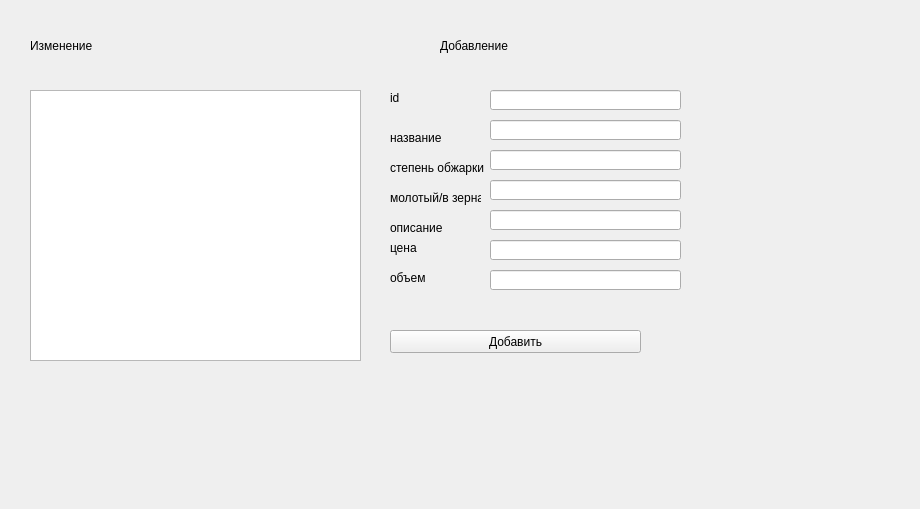
<?xml version="1.0" encoding="UTF-8"?>
<ui version="4.0">
 <class>Form</class>
 <widget class="QWidget" name="Form">
  <property name="geometry">
   <rect>
    <x>0</x>
    <y>0</y>
    <width>920</width>
    <height>509</height>
   </rect>
  </property>
  <property name="windowTitle">
   <string>Form</string>
  </property>
  <widget class="QTableWidget" name="tableWidget">
   <property name="geometry">
    <rect>
     <x>30</x>
     <y>90</y>
     <width>331</width>
     <height>271</height>
    </rect>
   </property>
  </widget>
  <widget class="QLineEdit" name="lineEdit">
   <property name="geometry">
    <rect>
     <x>490</x>
     <y>90</y>
     <width>191</width>
     <height>20</height>
    </rect>
   </property>
  </widget>
  <widget class="QLineEdit" name="lineEdit_2">
   <property name="geometry">
    <rect>
     <x>490</x>
     <y>120</y>
     <width>191</width>
     <height>20</height>
    </rect>
   </property>
  </widget>
  <widget class="QLineEdit" name="lineEdit_3">
   <property name="geometry">
    <rect>
     <x>490</x>
     <y>150</y>
     <width>191</width>
     <height>20</height>
    </rect>
   </property>
  </widget>
  <widget class="QLineEdit" name="lineEdit_4">
   <property name="geometry">
    <rect>
     <x>490</x>
     <y>180</y>
     <width>191</width>
     <height>20</height>
    </rect>
   </property>
  </widget>
  <widget class="QLineEdit" name="lineEdit_5">
   <property name="geometry">
    <rect>
     <x>490</x>
     <y>210</y>
     <width>191</width>
     <height>20</height>
    </rect>
   </property>
  </widget>
  <widget class="QLineEdit" name="lineEdit_6">
   <property name="geometry">
    <rect>
     <x>490</x>
     <y>240</y>
     <width>191</width>
     <height>20</height>
    </rect>
   </property>
  </widget>
  <widget class="QLineEdit" name="lineEdit_7">
   <property name="geometry">
    <rect>
     <x>490</x>
     <y>270</y>
     <width>191</width>
     <height>20</height>
    </rect>
   </property>
  </widget>
  <widget class="QLabel" name="label">
   <property name="geometry">
    <rect>
     <x>30</x>
     <y>20</y>
     <width>321</width>
     <height>51</height>
    </rect>
   </property>
   <property name="text">
    <string>Изменение</string>
   </property>
  </widget>
  <widget class="QLabel" name="label_2">
   <property name="geometry">
    <rect>
     <x>440</x>
     <y>20</y>
     <width>321</width>
     <height>51</height>
    </rect>
   </property>
   <property name="text">
    <string>Добавление</string>
   </property>
  </widget>
  <widget class="QLabel" name="label_3">
   <property name="geometry">
    <rect>
     <x>390</x>
     <y>90</y>
     <width>91</width>
     <height>16</height>
    </rect>
   </property>
   <property name="text">
    <string>id</string>
   </property>
  </widget>
  <widget class="QLabel" name="label_4">
   <property name="geometry">
    <rect>
     <x>390</x>
     <y>130</y>
     <width>101</width>
     <height>16</height>
    </rect>
   </property>
   <property name="text">
    <string>название</string>
   </property>
  </widget>
  <widget class="QLabel" name="label_5">
   <property name="geometry">
    <rect>
     <x>390</x>
     <y>160</y>
     <width>101</width>
     <height>16</height>
    </rect>
   </property>
   <property name="text">
    <string>степень обжарки</string>
   </property>
  </widget>
  <widget class="QLabel" name="label_6">
   <property name="geometry">
    <rect>
     <x>390</x>
     <y>190</y>
     <width>91</width>
     <height>16</height>
    </rect>
   </property>
   <property name="text">
    <string>молотый/в зернах</string>
   </property>
  </widget>
  <widget class="QLabel" name="label_7">
   <property name="geometry">
    <rect>
     <x>390</x>
     <y>220</y>
     <width>91</width>
     <height>16</height>
    </rect>
   </property>
   <property name="text">
    <string>описание</string>
   </property>
  </widget>
  <widget class="QLabel" name="label_8">
   <property name="geometry">
    <rect>
     <x>390</x>
     <y>240</y>
     <width>91</width>
     <height>16</height>
    </rect>
   </property>
   <property name="text">
    <string>цена</string>
   </property>
  </widget>
  <widget class="QLabel" name="label_9">
   <property name="geometry">
    <rect>
     <x>390</x>
     <y>270</y>
     <width>91</width>
     <height>16</height>
    </rect>
   </property>
   <property name="text">
    <string>объем</string>
   </property>
  </widget>
  <widget class="QPushButton" name="pushButton">
   <property name="geometry">
    <rect>
     <x>390</x>
     <y>330</y>
     <width>251</width>
     <height>23</height>
    </rect>
   </property>
   <property name="text">
    <string>Добавить</string>
   </property>
  </widget>
 </widget>
 <resources/>
 <connections/>
</ui>
